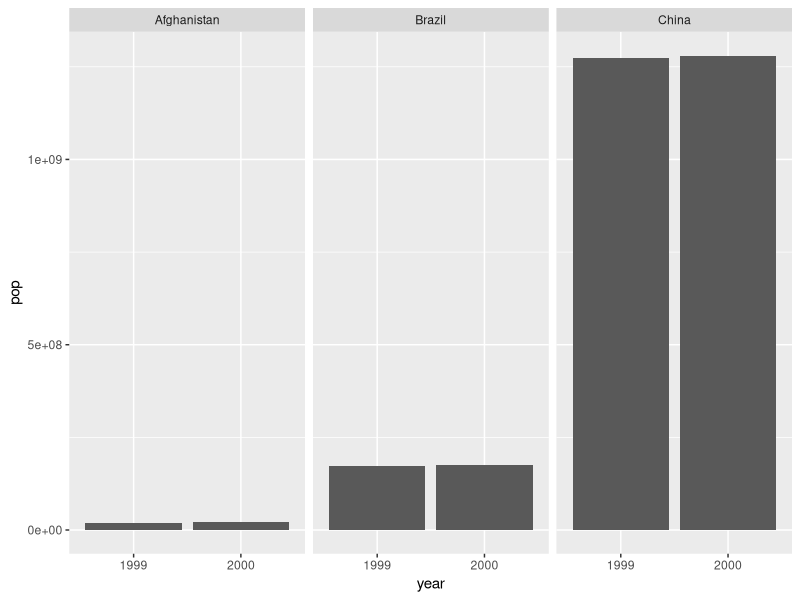

Write R code to recreate this figure.
## ---- chunk 1
#| message: false
#| warning: false
library(tidyverse)
## ---- chunk 2
#| echo: false
#| out.width: "100%"
#| fig-align: "center"
#| fig-cap: "Die Prinzipien ordentlicher Daten [@r4ds2023, Kapitel 5.2]."
knitr::include_graphics("https://r4ds.hadley.nz/images/tidy-1.png")
## ---- chunk 3
table2
## ---- chunk 4
table3
## ---- chunk 5
table1
## ---- chunk 6
table3
## ---- chunk 7
table3 |> 
  separate(col = rate, # Spalte trennen
           into = c("cases", "population"), # Neue Variablen erstellen
           sep = "/") # Trennzeichen angeben
## ---- chunk 8
table3 |> 
  separate(col = rate,
           into = c("cases", "population"),
           sep = "/",
           remove = FALSE) # Ursprüngliche Variable behalten
## ---- chunk 9
table3 |> 
  separate(col = rate,
           into = c("cases", "population"),
           sep = "/",
           convert = TRUE) # Variablentypen umwandeln
## ---- chunk 10
#| echo: false
kurs <- tribble(~ vorname, ~ nachname, ~ kurs, ~ semester,
        "Juliane", "Außendorf", "Einf. in R", "2024/25",
        "Finn", "Bianga", "Einf. in R", "2024/25",
        "Rangin", "Dalu", "Einf. in R", "2024/25",
        "Jakob", "Feuerer", "Einf. in R", "2024/25",
        "Leander", "Förster", "Einf. in R", "2024/25",
        "Tobias", NA_character_, "Einf. in R", "2024/25",)
## ---- chunk 11
kurs
## ---- chunk 12
kurs |> 
  unite(vorname, nachname, # Spalten zusammenführen
        col = "name", # Neue Variable erstellen
        sep = " ") # Trennzeichen angeben
## ---- chunk 13
kurs |> 
  unite(vorname, nachname, 
        col = "name",
        sep = " ", 
        na.rm = TRUE) # Fehlende Werte entfernen
## ---- chunk 14
table4b
## ---- chunk 15
#| echo: false
#| out.width: "60%"
#| fig-align: "center"
#| fig-cap: "Breite und lange Tabellenformate [@wang2024]."
knitr::include_graphics("https://bookdown.org/wangminjie/R4DS/images/tidyr-fig.png")
## ---- chunk 16
table4b |> 
  pivot_longer(cols = c(`1999`, `2000`), # Spalten auswählen
               names_to = "year", # Variable für Namen
               values_to = "pop") # Variable für Werte
## ---- chunk 17
table4b_long <- table4b |> 
  pivot_longer(cols = 2:3, # Spalten anhand der Position auswählen
               names_to = "year",
               values_to = "pop")
table4b_long
## ---- chunk 18
table4b_long |> 
  ggplot(mapping = aes(x = year,
                       y = pop)) +
  geom_col() +
  facet_wrap(~ country)
## ---- chunk 19
table4b_prefix <- table4b |> 
  rename(year_1999 = `1999`,
         year_2000 = `2000`)
table4b_prefix
## ---- chunk 20
table4b_prefix |> 
    pivot_longer(cols = 2:3,
               names_to = "year",
               names_prefix = "year_", # Präfix entfernen
               values_to = "pop")
## ---- chunk 21
table4b_wide <- table4b_long |> 
  pivot_wider(names_from = year,
              values_from = pop)
table4b_wide
## ---- chunk 22
table4b_wide |> 
  mutate(change_percent = (`2000` - `1999`) / `1999` * 100)
## ---- chunk 23
#| echo: false
billboard |> 
    select(1:3) |> 
    separate(col = date.entered,
             into = c("y", "m", "d"),
             sep = "-",
             convert = TRUE)
## ---- chunk 24
#| echo: false
table5 |> 
  unite(year, 
        century, year, 
        sep = "") |> 
  mutate(year = as.numeric(year))
## ---- chunk 25
#| echo: false
billboard |> 
    pivot_longer(cols = starts_with("wk"), # or !1:2
                 names_to = "week",
                 values_to = "rank",
                 names_prefix = "wk", # or parse_number afterwards
                 values_drop_na = TRUE)
## ---- chunk 26
#| echo: false
who2 |> 
    pivot_longer(cols = !1:2,
                 names_to = c("diagnosis", "gender", "age_group"), 
                 names_sep = "_",
                 values_to = "count")
## ---- chunk 27
geburten <- tibble(jahr = c(2013, 2014, 2015, 2016, 2017, 2018, 2019, 
                            2020, 2021, 2022, 2023), 
                   geburten_insgesamt = c(109562, 113935, 
                                          118228, 125689, 126191, 127616, 128227, 128764, 134321, 124897, 
                                          116505), 
                   geburten_maennlich = c(55913, 58695, 60511, 64503, 64294, 
                                          65272, 65760, 65932, 68881, 64000, 59917), 
                   geburten_weiblich = c(53649, 
                                         55240, 57717, 61186, 61897, 62344, 62467, 62832, 65440, 60897, 
                                         56588))
geburten
## ---- chunk 28
#| echo: false
geburten |> 
  pivot_longer(cols = starts_with("geburten"),
               names_to = "geschlecht",
               names_prefix = "geburten_",
               values_to = "geburten")
## ---- chunk 29
#| echo: false
geburten |> 
  pivot_longer(cols = c(geburten_maennlich, geburten_weiblich),
               names_to = "geschlecht",
               names_prefix = "geburten_",
               values_to = "geburten") |> 
  mutate(anteil = round(geburten / geburten_insgesamt * 100, digits = 1))
